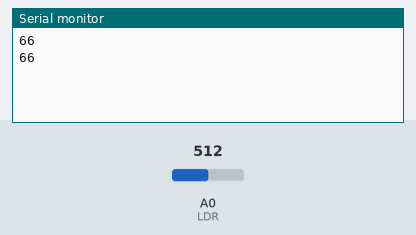
A sketch run on a simulated Arduino Uno, built with avr-gcc and run on an emulated ATmega328P. Shown: the last lines printed to the serial monitor. The test bench sets the inputs (shaded band); at power-on: A0 (LDR) = 512.

Above: at 1.8 s.
1.9 s: A0 (LDR) set to 716
At 2.8 s:
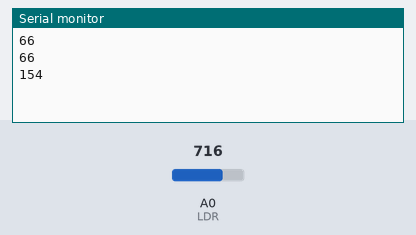
3.4 s: A0 (LDR) set to 900
At 4.8 s:
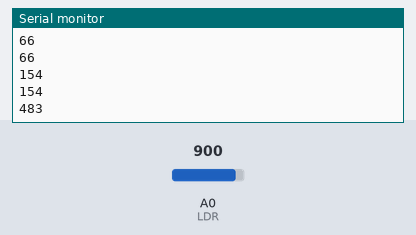
Timing chart, 0 to 6.4 s (numbered marks = the images above; inputs shaded):
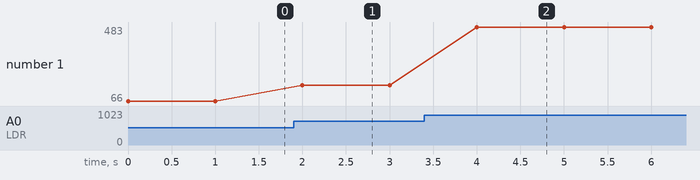

The sketch:

LDR-fotores3.ino
```cpp
const long A=1000;
const int B=15;
const int ResCal=10;
const int LDR=A0;

int Va;
int il;

void setup() {
  Serial.begin(115200);
}

void loop() {
  Va = analogRead(LDR);

  il = ((long)Va*A*10)/((long)B*ResCal*(1024-Va));

  Serial.println(il);
  delay(1000);
}
```

Measured:
- after the input at 1.9 s, the serial monitor: prints a new line after 0.10 s (image 1)
- after the input at 3.4 s, the serial monitor: prints a new line after 0.60 s (image 2)
- plotted number 1: 66 → 154 after the input at 1.9 s, 154 → 483 after the input at 3.4 s
